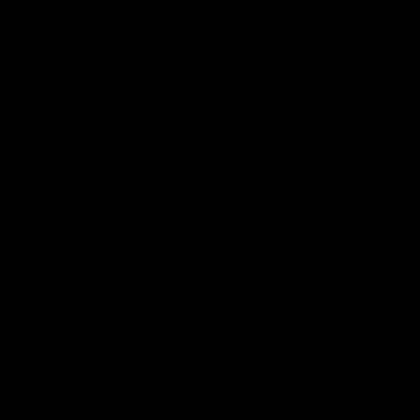
Frame 1 (no input)
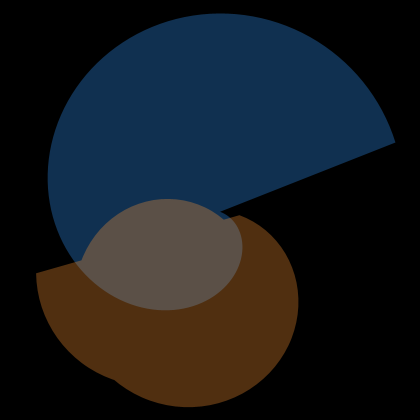
Frame 60 (the mouse pressed at the canvas centre just before this capture)
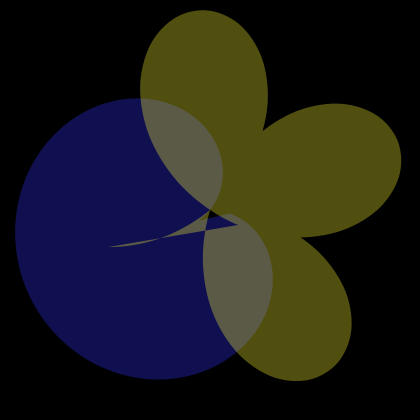
Frame 120 (the mouse held since frame 60 and released just before this capture)

The Processing sketch that drew these frames (run headless with seeded random() and noise(); from frame 60 on, the mouse is pressed at the canvas centre):

// Processing sketch: processing_103665
// ── processing_103665.pde

Curve[] curves = new Curve[2];

int num;

void setup() {
  size(420, 420);
  colorMode(HSB, 360, 100, 100);
  background(0);
  smooth();

  for (int i = 0 ; i < curves.length;i++) {
    if (i % 2 == 0) {
      num = 1;
    }
    else {
      num = 2;
    }

    curves[i] = new Curve(num);
  }
}

void draw() {
  background(0);

  for (int i = 0 ; i < curves.length;i++) {
    curves[i].display();
  }
}

class Curve {
  float r;
  float a = 200;
  float n = 0;
  float d = 2;

  float x;
  float y;

  float hue;
  float complementary = hue + 180;

  int num;

  Curve(int tmpNum) {
    num = tmpNum;

    if (num == 1) {
      d += 1;
    }
  }

  void display() {
    if (num == 1) {
      fill(complementary, 80, 100, 80);
    }
    else {
      fill(hue, 80, 100, 80);
    }

    noStroke();


    beginShape();
    for (int t = 0; t < 360;t++) {
      r = a * sin(radians(t * n / d));

      x = r * cos(radians(t)) + width/2;
      y = r * sin(radians(t)) + height/2;

      if (t % 10 == 0) {
        curveVertex(x, y);
      }
    }
    endShape(CLOSE);

    n += num * 0.003*5;
    d += num * 0.0001*5;

    hue += 0.5;
    complementary += 0.5;

    if (hue > 360) {
      hue = 0;
    }
    if (complementary > 360) {
      complementary = 0;
    }
  }
}
